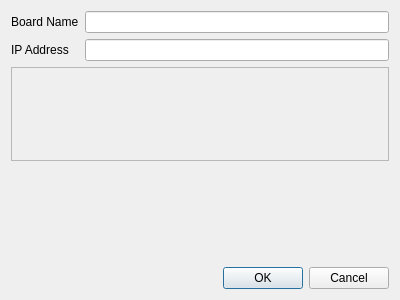
<?xml version="1.0" encoding="UTF-8"?>
<ui version="4.0">
 <class>AddBoardDialog</class>
 <widget class="QDialog" name="AddBoardDialog">
  <property name="geometry">
   <rect>
    <x>0</x>
    <y>0</y>
    <width>400</width>
    <height>300</height>
   </rect>
  </property>
  <property name="windowTitle">
   <string>Dialog</string>
  </property>
  <layout class="QGridLayout" name="gridLayout">
   <item row="2" column="0">
    <widget class="QFrame" name="scrollFrame">
     <property name="frameShape">
      <enum>QFrame::Shape::NoFrame</enum>
     </property>
     <property name="frameShadow">
      <enum>QFrame::Shadow::Raised</enum>
     </property>
     <layout class="QVBoxLayout" name="verticalLayout_2">
      <item>
       <widget class="QFrame" name="boardList">
        <property name="frameShape">
         <enum>QFrame::Shape::NoFrame</enum>
        </property>
        <property name="frameShadow">
         <enum>QFrame::Shadow::Raised</enum>
        </property>
        <layout class="QVBoxLayout" name="verticalLayout"/>
       </widget>
      </item>
      <item>
       <spacer name="verticalSpacer">
        <property name="orientation">
         <enum>Qt::Orientation::Vertical</enum>
        </property>
        <property name="sizeHint" stdset="0">
         <size>
          <width>20</width>
          <height>40</height>
         </size>
        </property>
       </spacer>
      </item>
     </layout>
    </widget>
   </item>
   <item row="5" column="0">
    <widget class="QDialogButtonBox" name="buttonBox">
     <property name="orientation">
      <enum>Qt::Orientation::Horizontal</enum>
     </property>
     <property name="standardButtons">
      <set>QDialogButtonBox::StandardButton::Cancel|QDialogButtonBox::StandardButton::Ok</set>
     </property>
    </widget>
   </item>
   <item row="0" column="0">
    <layout class="QFormLayout" name="formLayout">
     <property name="labelAlignment">
      <set>Qt::AlignmentFlag::AlignLeading|Qt::AlignmentFlag::AlignLeft|Qt::AlignmentFlag::AlignVCenter</set>
     </property>
     <item row="0" column="0">
      <widget class="QLabel" name="boardNameLabel">
       <property name="text">
        <string>Board Name</string>
       </property>
      </widget>
     </item>
     <item row="0" column="1">
      <widget class="QLineEdit" name="boardNameEdit"/>
     </item>
     <item row="1" column="0">
      <widget class="QLabel" name="hostnameLabel">
       <property name="text">
        <string>IP Address</string>
       </property>
      </widget>
     </item>
     <item row="1" column="1">
      <widget class="QLineEdit" name="hostnameEdit"/>
     </item>
    </layout>
   </item>
   <item row="1" column="0">
    <widget class="QScrollArea" name="scrollArea">
     <property name="widgetResizable">
      <bool>true</bool>
     </property>
     <widget class="QWidget" name="scrollAreaWidgetContents_3">
      <property name="geometry">
       <rect>
        <x>0</x>
        <y>0</y>
        <width>374</width>
        <height>72</height>
       </rect>
      </property>
     </widget>
    </widget>
   </item>
  </layout>
 </widget>
 <resources/>
 <connections>
  <connection>
   <sender>buttonBox</sender>
   <signal>accepted()</signal>
   <receiver>AddBoardDialog</receiver>
   <slot>accept()</slot>
   <hints>
    <hint type="sourcelabel">
     <x>248</x>
     <y>254</y>
    </hint>
    <hint type="destinationlabel">
     <x>157</x>
     <y>274</y>
    </hint>
   </hints>
  </connection>
  <connection>
   <sender>buttonBox</sender>
   <signal>rejected()</signal>
   <receiver>AddBoardDialog</receiver>
   <slot>reject()</slot>
   <hints>
    <hint type="sourcelabel">
     <x>316</x>
     <y>260</y>
    </hint>
    <hint type="destinationlabel">
     <x>286</x>
     <y>274</y>
    </hint>
   </hints>
  </connection>
 </connections>
</ui>
